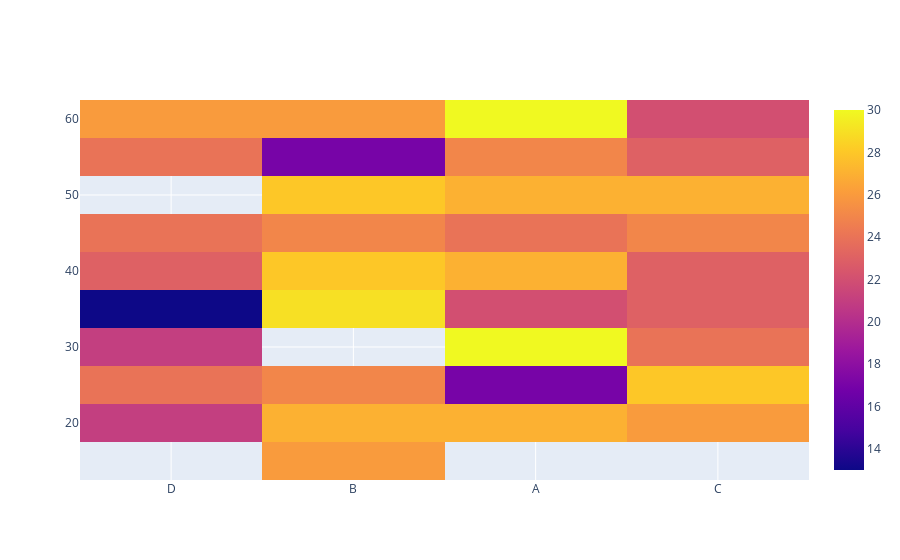

The notebook cell this image was saved under:
### Code cell
f = go.Figure()
f.add_trace(go.Heatmap(x=scores_df['Exam_Version'], y=scores_df['Completion_Time'], z=scores_df['Student_Score']))
f.show()

### Figure 1 — Plotly figure (JSON) as saved in the notebook; plotly's stock layout.template omitted (floating-point values rounded to 4 significant figures)
{"data": [{"type": "heatmap", "x": ["D", "B", "D", "A", "C", "C", "B", "A", "A", "D", "A", "B", "C", "D", "D", "B", "C", "D", "B", "D", "D", "B", "A", "C", "C", "D", "C", "A", "C", "C", "C", "D", "D", "C", "B", "D", "C", "A", "D", "A", "A", "D", "A", "B", "D", "B", "A", "B", "C", "A", "B", "B", "C", "D", "B", "A", "A", "C", "A", "C", "B", "B", "B", "A", "A"], "y": [35, 20, 25, 20, 40, 60, 55, 25, 50, 60, 60, 15, 45, 55, 40, 25, 45, 30, 35, 60, 20, 60, 35, 60, 45, 45, 55, 60, 45, 40, 35, 25, 40, 35, 45, 45, 30, 20, 60, 45, 55, 55, 30, 25, 25, 25, 60, 45, 45, 55, 15, 60, 20, 60, 20, 40, 20, 50, 50, 25, 50, 40, 35, 60, 30], "z": [13, 13, 15, 16, 16, 16, 17, 17, 18, 19, 19, 19, 20, 20, 20, 20, 21, 21, 21, 21, 21, 22, 22, 22, 22, 22, 23, 23, 23, 23, 23, 23, 23, 23, 24, 24, 24, 24, 24, 24, 24, 24, 24, 24, 24, 25, 25, 25, 25, 25, 26, 26, 26, 26, 27, 27, 27, 27, 27, 28, 28, 28, 29, 30, 30]}], "layout": {}}
